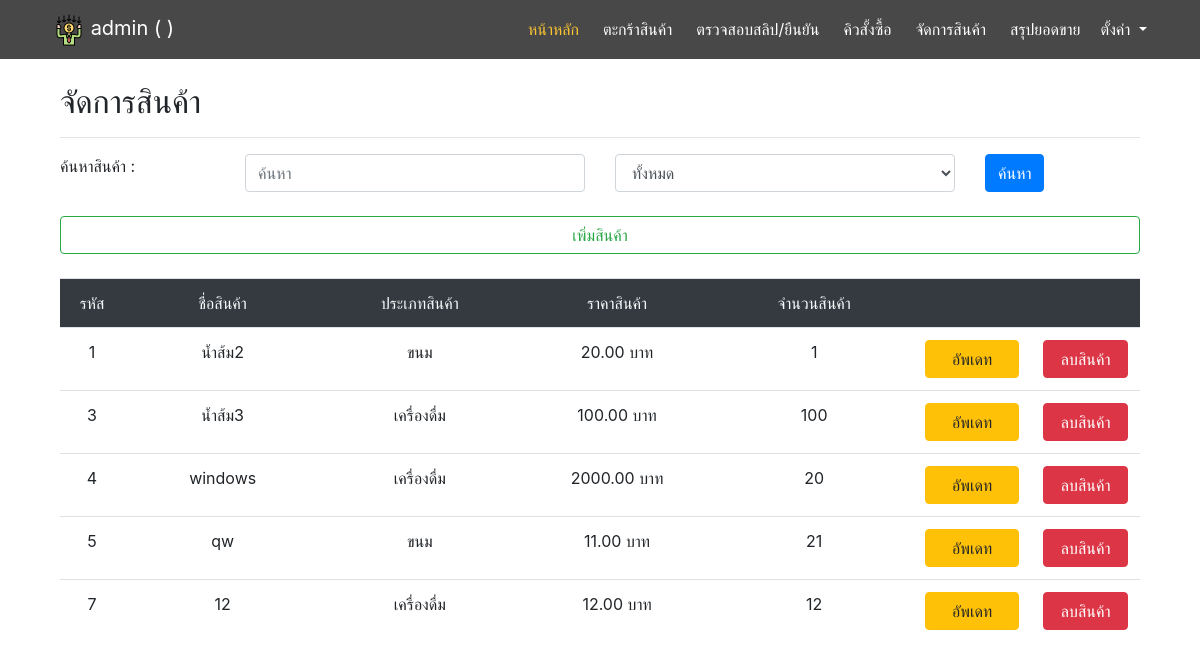
Before: /manage/ (signed in) with the older database file.
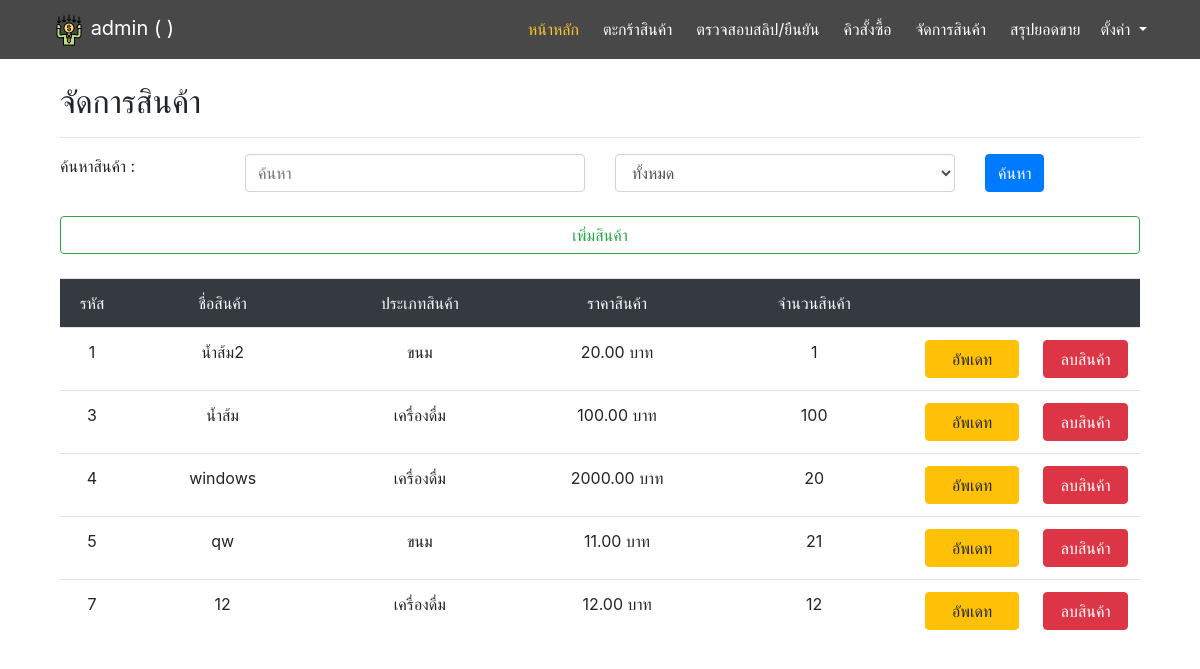
After: the same page with the newer database file.
### main/models.py (models this page shows, shortened)
class Product(models.Model):
    type = models.ForeignKey(Type, on_delete=models.PROTECT,null=True)
    name = models.CharField(max_length=255)
    price = models.FloatField()
    stock = models.IntegerField()
    picture = models.ImageField(upload_to='product_pic',null=True,blank=True)

class Type(models.Model):
    type_name = models.CharField(max_length=255)

### manage/views.py (the view)
# urls.py: path('', views.manage, name='manage'),
@login_required
def manage(request):
    product = Product.objects.all()
    type = Type.objects.all()
    searchtype = request.GET.get('sel','')
    searchtxt = request.GET.get('search','')
    if searchtxt:
        product = product.filter(name__icontains=searchtxt)
    if searchtype > '0':
        product = product.filter(type_id=searchtype)
    context = {
        'product' : product,
        'type' : type,
        'searchtxt' : searchtxt
    }
    return render(request, 'manage/manage.html', context=context)

### manage/templates/manage/manage.html (shortened to what this page needs)
{% extends 'base.html' %}
{% block content %}
<body>
  <div class="container">
    <h2>จัดการสินค้า</h2>
    <hr>
    <form method="GET" action="{% url 'manage' %}">
      <div class="row">
        <div class="col-sm-2">
          <label>ค้นหาสินค้า :</label>
        </div>
        <div class="col-sm-4">
          <input type="text" name="search" value="{{searchtxt}}" placeholder="ค้นหา" class="form-control col">
        </div>
        <div class="col-sm-4">
          <select name="sel" id="" class="form-control col">
            <option value="0">ทั้งหมด</option>
          </select>
        </div>
        <div class="col">
          <input type="submit" value="ค้นหา" class="btn btn-primary">
        </div>
      </div><br>
      <div class="row">
        <div class="col">
          <a href="{% url 'addpd'%}">
            <div class="btn btn-outline-success col">เพิ่มสินค้า</div>
          </a>
        </div>
      </div>
    </form><br>
      <table class="table table-bordered-primary text-center">
        <thead class="bg-dark text-light">
          <tr>
            <td>รหัส</td>
            <td>ชื่อสินค้า</td>
            <td>ประเภทสินค้า</td>
            <td>ราคาสินค้า</td>
            <td>จำนวนสินค้า</td>
            <td></td>
            <td></td>
          </tr>
        </thead>
        <tbody>
        {% for p in product %}
          <tr>
            <td width='10'>{{ p.id }}</td>
            <td width='150'>{{ p.name }}</td>
            <td width='150'>{{ p.type.type_name }}</td>
            <td width='150'>{{ p.price|stringformat:".2f" }} บาท</td>
            <td width='150'>{{ p.stock }}</td>
            <td width='20'>
              <a href="{% url 'pup' product_id=p.id %}">
                <div class="btn btn-warning col">อัพเดท</div>
              </a>
            </td>
            <td width='20'>
              <a href="{% url 'del_product' product_id=p.id %}">
                <div class="btn btn-danger col">ลบสินค้า</div>
              </a>
            </td>
          </tr>
          {% endfor %}
        </tbody>
      </table>
  </div>
</body>
{% endblock %}

Changed rows visible on the page:
changed Product id 3: name "น้ำส้ม3" → "น้ำส้ม"
